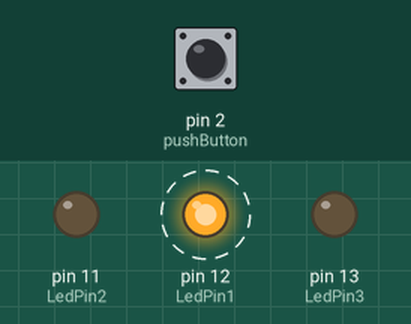
Simulated run of this sketch. Board: Arduino Uno, built with avr-gcc and run on an emulated ATmega328P. Parts: output pins drawn as LEDs (lit = HIGH). Dashed ring = blinking. The inputs (shaded band) are chosen by the test bench; at power-on: pin 2 (pushButton) LOW.

Above: at 1.2 s.
1.3 s: pin 2 (pushButton) pulled HIGH for 0.15 s
At 2.25 s:
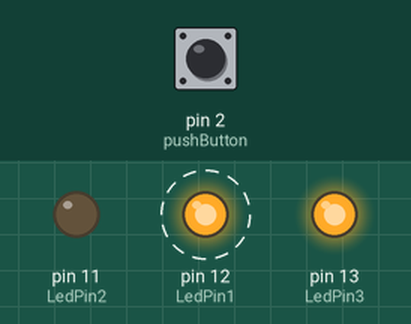
4.3 s: pin 2 (pushButton) pulled HIGH for 1 s
At 6.25 s:
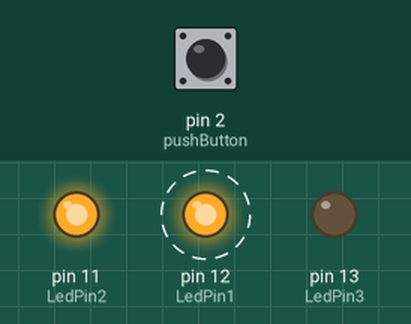
8.0 s: pin 2 (pushButton) pulled HIGH for 3.2 s
At 12.4 s:
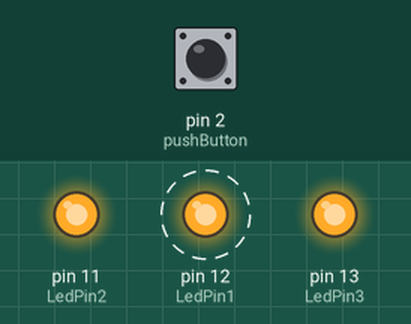
Timing chart, 0 to 20.0 s (numbered marks = the images above; inputs shaded):
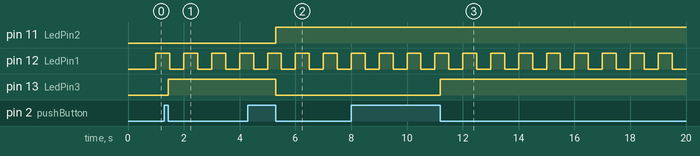

The sketch:

3LEDmillisLangtknappeklikk.ino
```cpp
int LedPin1 = 12;
int LedPin2 = 11;
int LedPin3 = 13;
bool lastButtonState = LOW;
unsigned long blinkMillis;
unsigned long pressTime;
unsigned long checkTime;
int intervall = 500;
int pushButton = 2;
bool valg, longValg, buttonVar, longButtonVar, state = true;
const int longButtonTimer = 2000;

void setup()
{
    pinMode(LedPin1, OUTPUT);
    pinMode(LedPin2, OUTPUT);
    pinMode(LedPin3, OUTPUT);
}

bool longButton() // funksjonen som ser om det er langt knappetrykk
{
    if (longButtonVar == false) //så lenge longButtonVar er usann vill de to tids variablene bli opptatert
    {
        checkTime = millis();
        pressTime = millis();
    }
    if (digitalRead(pushButton) == HIGH)
    {
        longButtonVar = true; // setter longButtonVar til true mens knappen er klikket ned, siden longButtonVar er sann vil kun pressTime tids variabelen opptaters
        pressTime = millis();
    }
    if ((digitalRead(pushButton) == LOW) && (longButtonVar == true) && (longButtonTimer <= pressTime - checkTime)) // vil kjøre når knappen slippes og den har blitt holdt nedei lengre enn 2 sekunder
    {
        longValg = !longValg;
        longButtonVar = false;
    }
    else if ((digitalRead(pushButton) == LOW) && (longButtonVar == true) && (longButtonTimer >= pressTime - checkTime))
    {
        longButtonVar = false; //om knappen har blitt holdt nede i mindre enn 2 sekunder vil longButtonVar bli satt til false uansett, slik at begge tidsvariablene kan oppdateres
    }
    return longValg;
}

bool button() // må initaliserer "valg" og "buttonVar" i oppstart
{
    if (digitalRead(pushButton) == HIGH)
    {
        buttonVar = true; // setter buttonVar til true mens knappen er klikket ned
    }
    if ((digitalRead(pushButton) == LOW) && (buttonVar == true)) // vil kjøre når knappen slippes og endrer retur variablen
    {
        valg = !valg;
        buttonVar = false;
    }
    return valg;
}

void switcher()
{
    if (longButton() == true) // om det har verdt et lang knappetrykk vil begge lysene lyse, helt til neste gang det er et langt knappetrykk
    {
        digitalWrite(LedPin2, HIGH);
        digitalWrite(LedPin3, HIGH);
    }
    else
    {
        bool buttonVar = button();
        if (buttonVar != lastButtonState) // om button() har endret seg vil det endres hvilket lys som er på
        {
            digitalWrite(LedPin2, lastButtonState);
            digitalWrite(LedPin3, !lastButtonState);
            lastButtonState = buttonVar;
        }
    }
}

void blink()
{
    if (millis() >= blinkMillis + intervall) // kjører hver hver gang intervallet har hendt
    {
        state = !state; // endrer state slik at LED vil blinke
        digitalWrite(LedPin1, state);
        blinkMillis = millis();
    }
}

void loop()
{
    blink();
    switcher();
}
```

Measured:
- after the input at 1.3 s, pin 13 (LedPin3): LOW → HIGH after 0.15 s
- after the input at 4.3 s, pin 11 (LedPin2): LOW → HIGH after 1.0 s; pin 13 (LedPin3): HIGH → LOW after 1.0 s
- after the input at 8.0 s, pin 13 (LedPin3): LOW → HIGH after 3.2 s
- by itself, pin 12 (LedPin1): alternates HIGH for 0.50 s and LOW for 0.50 s
